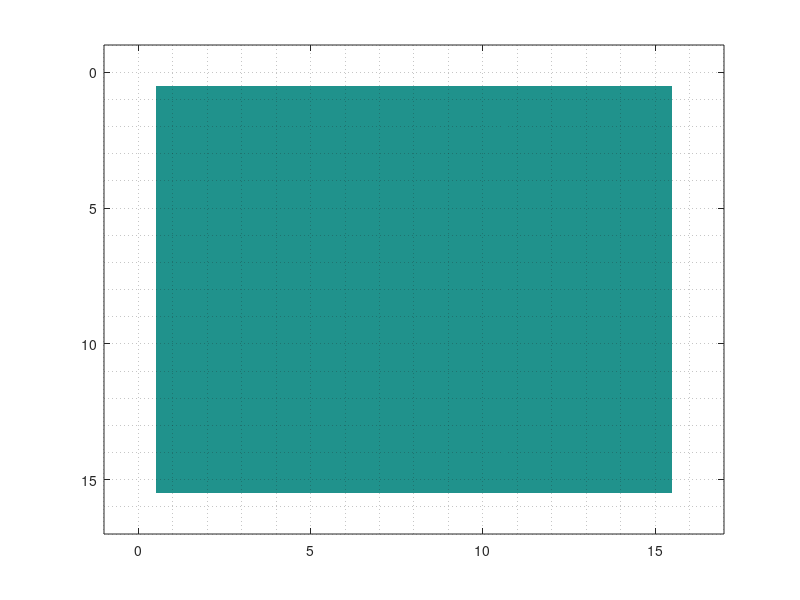

Source code (MATLAB): (Note: this script raises an error after producing the figure.)
clc; close all; clear all;

%%TEST NEIGHBORS
MAP= zeros( 15,15);
          %  y x
test_point= [1,1];

figure()
imagesc(MAP);
axis([-1 17 -1 17])
%hold on;
%plot(test_point(1), test_point(2), '*r')
MAP(test_point(1), test_point(2))= 100;
grid('minor')% on

n = neighbors(test_point, [15,15]);

for i= 1:size(n,1)
  %       y       x
   MAP(n(i,2), n(i,1)) = 200;
end

imagesc(MAP)

%% TEST 